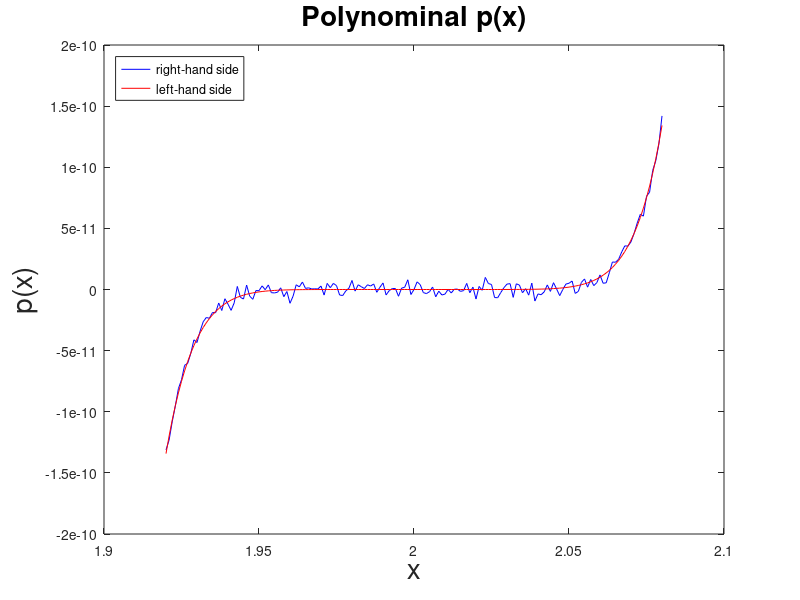

MATLAB code to generate this figure:
%HW3, Q2
clear all; close all; clc

x_begin= 1.920;
x_end=2.080;
x_step=0.001;

x=x_begin:x_step:x_end;
y1=zeros(size(x));
y2=zeros(size(x));


p=[1 -18 144 -672 2016 -4032 5376 -4608 2304 -512] % polynomial function
y1 = polyval(p,x)
y2 = (x-2).^9;

plot(x,polyval(p,x),'b')
hold on
plot(x,y2,'r')
xlabel('x','FontSize', 20)
ylabel('p(x)','FontSize', 20)
title('Polynominal p(x)','FontSize', 20)
legend({'right-hand side','left-hand side'},'Location','northwest')